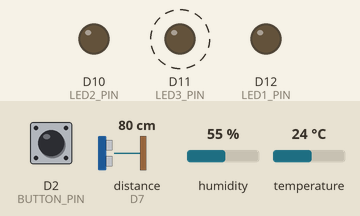
Recording of a sketch running on a simulated Arduino MKR. Parts: output pins drawn as LEDs (lit = HIGH). Wiring (inferred from the names in the program): ultrasonic range finder: trigger D6; echo D7. Dashed ring = blinking. Inputs (shaded band) come from the test bench; at power-on: distance to the obstacle (sensor on D7) 80 cm, D2 (BUTTON_PIN) HIGH, humidity 55 %, temperature 24 °C. The echo pulse lasts 58.3 µs per cm; pins used as bus, display or sensor lines are not drawn; what the sketch prints to the serial monitor is not drawn.

Above: at 2.8 s.
2.9 s: distance to the obstacle (sensor on D7) set to 23 cm
6.4 s: distance to the obstacle (sensor on D7) set to 19 cm
At 7.8 s:
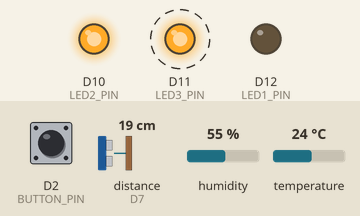
12.5 s: D2 (BUTTON_PIN) pulled LOW for 1.3 s
At 13.3 s:
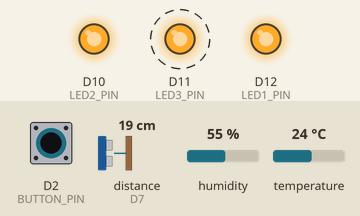
16.5 s: distance to the obstacle (sensor on D7) set to 35 cm
At 17.8 s:
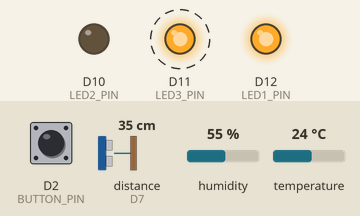
21.5 s: distance to the obstacle (sensor on D7) set to 2 cm
At 22.8 s:
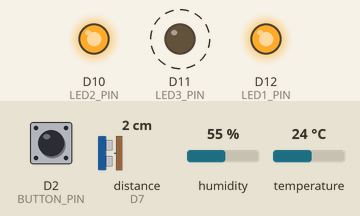
27.7 s: distance to the obstacle (sensor on D7) set to 60 cm
At 28.8 s:
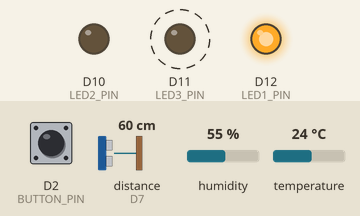
Timing chart, 0 to 34.9 s (numbered marks = the images above; inputs shaded):
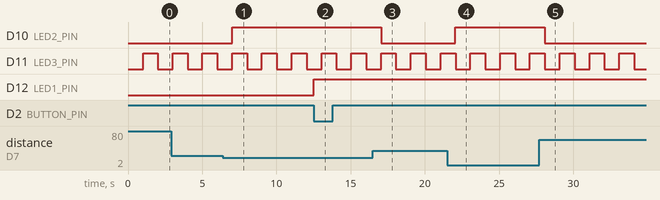

The sketch:

task4.3d.ino
```cpp
#include <Arduino.h>
#include <DHT.h>
#include <RTCZero.h>

// ===== Pins =====
const uint8_t BUTTON_PIN = 2;
const uint8_t TRIG_PIN   = 6;
const uint8_t ECHO_PIN   = 7;
const uint8_t DHT_PIN    = 5;
const uint8_t LED1_PIN   = 12;
const uint8_t LED2_PIN   = 10;
const uint8_t LED3_PIN   = 11;

#define DHTTYPE DHT22
DHT dht(DHT_PIN, DHTTYPE);

const uint16_t PROXIMITY_THRESHOLD_CM = 20;

// ===== Globals =====
volatile bool buttonPressed = false;
unsigned long lastButtonMillis = 0;
const unsigned long DEBOUNCE_MS = 50;

volatile bool led3State = false;
unsigned long lastUltrasonic = 0;
const unsigned long ULTRASONIC_INTERVAL = 1000; // ms

RTCZero rtc;

// ===== ISRs =====
void buttonISR() {
  buttonPressed = true;
}

void TimerHandler0() {
  led3State = !led3State;
}

// ===== Setup =====
void setup() {
  Serial.begin(115200);
  while (!Serial && millis() < 3000);

  pinMode(BUTTON_PIN, INPUT_PULLUP);
  pinMode(TRIG_PIN, OUTPUT);
  pinMode(ECHO_PIN, INPUT);
  pinMode(LED1_PIN, OUTPUT);
  pinMode(LED2_PIN, OUTPUT);
  pinMode(LED3_PIN, OUTPUT);

  digitalWrite(LED1_PIN, LOW);
  digitalWrite(LED2_PIN, LOW);
  digitalWrite(LED3_PIN, LOW);

  attachInterrupt(digitalPinToInterrupt(BUTTON_PIN), buttonISR, FALLING);

  dht.begin();

  // ===== Conditional RTC / SAMD check =====
#ifdef SAMD
  // --- SAMD/Nano 33 IoT RTCZero timer interrupt ---
  rtc.begin();
  rtc.setTime(0,0,0);
  rtc.setAlarmTime(0,0,1);
  rtc.enableAlarm(rtc.MATCH_SS);
  rtc.attachInterrupt(TimerHandler0);
  Serial.println("SAMD RTCZero initialized");
#else
  // --- Fallback generic RTC / Arduino code ---
  Serial.println("Generic RTC / fallback code running");
#endif
}

// ===== Loop =====
void loop() {
  unsigned long now = millis();

  // --- Button interrupt with debounce ---
  if (buttonPressed && (now - lastButtonMillis > DEBOUNCE_MS)) {
    lastButtonMillis = now;
    buttonPressed = false;
    digitalWrite(LED1_PIN, !digitalRead(LED1_PIN));
    Serial.println("Button pressed → LED1 toggled");
  }

  // --- Ultrasonic + DHT read ---
  if (now - lastUltrasonic >= ULTRASONIC_INTERVAL) {
    lastUltrasonic = now;

    // --- Ultrasonic ---
    digitalWrite(TRIG_PIN, LOW);
    delayMicroseconds(2);
    digitalWrite(TRIG_PIN, HIGH);
    delayMicroseconds(10);
    digitalWrite(TRIG_PIN, LOW);

    unsigned long duration = pulseIn(ECHO_PIN, HIGH, 30000);
    if (duration > 0) {
      unsigned int distance_cm = duration / 58;
      Serial.print("Ultrasonic distance: ");
      Serial.print(distance_cm);
      Serial.println(" cm");

      if (distance_cm > 0 && distance_cm <= PROXIMITY_THRESHOLD_CM) {
        digitalWrite(LED2_PIN, HIGH);
        Serial.println("Proximity detected → LED2 ON");
      } else {
        digitalWrite(LED2_PIN, LOW);
      }
    } else {
      Serial.println("Ultrasonic read timeout");
    }

    // --- DHT22 ---
    float hum = dht.readHumidity();
    float temp = dht.readTemperature();
    if (isnan(hum) || isnan(temp)) {
      Serial.println("DHT read FAILED");
    } else {
      Serial.print("DHT22 → Temp: ");
      Serial.print(temp, 1);
      Serial.print(" C, Humidity: ");
      Serial.print(hum, 1);
      Serial.println(" %");
    }

#ifdef SAMD
    // --- LED3 toggle via RTCZero ---
    digitalWrite(LED3_PIN, led3State ? HIGH : LOW);
#else
    // --- Fallback LED3 toggle every loop ---
    digitalWrite(LED3_PIN, !digitalRead(LED3_PIN));
#endif

    Serial.println("---------------------------");
  }

  delay(5);
}
```

Measured:
- the behaviour switches between 21 and 20 cm on distance to the obstacle (sensor on D7) (found by bisection; images 0 and 1)
- after the input at 6.4 s, D10 (LED2_PIN): LOW → HIGH after 0.62 s
- after the input at 12.5 s, D12 (LED1_PIN): LOW → HIGH at once
- after the input at 16.5 s, D10 (LED2_PIN): HIGH → LOW after 0.56 s
- after the input at 21.5 s, D10 (LED2_PIN): LOW → HIGH after 0.56 s
- after the input at 27.7 s, D10 (LED2_PIN): HIGH → LOW after 0.39 s
- by itself, D11 (LED3_PIN): alternates HIGH for 1.0 s and LOW for 1.0 s
